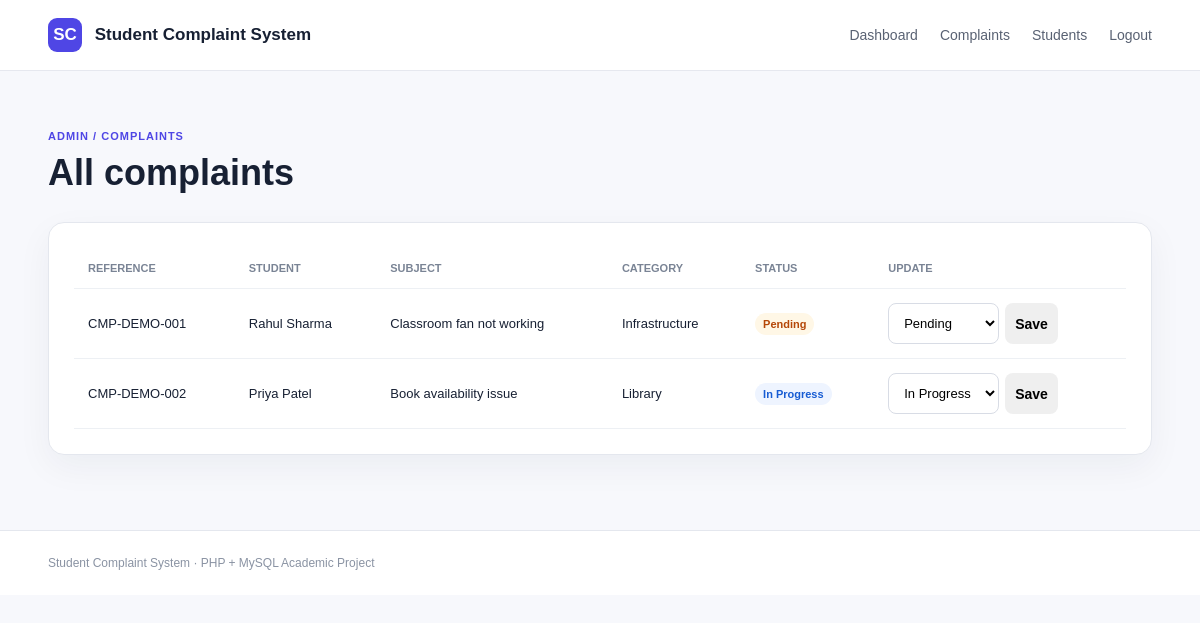
/admin/complaints.php (signed in), run on the app's committed database.
### tables this page shows
CREATE TABLE complaints (
    id INT AUTO_INCREMENT PRIMARY KEY,
    student_id INT NOT NULL,
    reference_no VARCHAR(40) NOT NULL UNIQUE,
    category VARCHAR(80) NOT NULL,
    subject VARCHAR(150) NOT NULL,
    description TEXT NOT NULL,
    status ENUM('Pending','In Progress','Resolved','Rejected') NOT NULL DEFAULT 'Pending',
    created_at TIMESTAMP DEFAULT CURRENT_TIMESTAMP,
    updated_at TIMESTAMP DEFAULT CURRENT_TIMESTAMP ON UPDATE CURRENT_TIMESTAMP,
    CONSTRAINT fk_complaint_student FOREIGN KEY (student_id) REFERENCES students(id) ON DELETE CASCADE
);

CREATE TABLE users (
    id INT AUTO_INCREMENT PRIMARY KEY,
    name VARCHAR(100) NOT NULL,
    email VARCHAR(150) NOT NULL UNIQUE,
    password VARCHAR(255) NOT NULL,
    role ENUM('admin','student') NOT NULL DEFAULT 'student',
    created_at TIMESTAMP DEFAULT CURRENT_TIMESTAMP
);

### includes/functions.php (called while the page is built, shortened)
<?php
function e($value) {
    return htmlspecialchars((string)$value, ENT_QUOTES, 'UTF-8');
}
function isLoggedIn() {
    return isset($_SESSION['user']);
}
function currentUser() {
    return $_SESSION['user'] ?? null;
}
function complaintStatusClass($status) {
    return strtolower(str_replace(' ', '-', $status));
}

### admin/complaints.php (the view, shortened to what this page needs)
<?php
require_once '../includes/config.php'; require_once '../includes/functions.php'; requireAdmin();
$stmt=$pdo->query("SELECT c.*,u.name AS student_name,u.email FROM complaints c JOIN students s ON s.id=c.student_id JOIN users u ON u.id=s.user_id ORDER BY c.created_at DESC");
$complaints=$stmt->fetchAll(); $pageTitle='Manage Complaints'; require_once '../includes/header.php';
?>
<main class="dashboard"><div class="container"><div class="page-head"><div><span class="eyebrow">ADMIN / COMPLAINTS</span><h1>All complaints</h1></div></div>
<div class="panel table-wrap"><table><thead><tr><th>Reference</th><th>Student</th><th>Subject</th><th>Category</th><th>Status</th><th>Update</th></tr></thead><tbody>
<?php foreach($complaints as $c): ?><tr><td><?=e($c['reference_no'])?></td><td><?=e($c['student_name'])?></td><td><?=e($c['subject'])?></td><td><?=e($c['category'])?></td><td><span class="status <?=e(complaintStatusClass($c['status']))?>"><?=e($c['status'])?></span></td><td><form method="post" class="inline-form"><input type="hidden" name="id" value="<?=$c['id']?>"><select name="status"><option <?= $c['status']==='Pending'?'selected':''?>>Pending</option><option <?= $c['status']==='In Progress'?'selected':''?>>In Progress</option><option <?= $c['status']==='Resolved'?'selected':''?>>Resolved</option><option <?= $c['status']==='Rejected'?'selected':''?>>Rejected</option></select><button class="btn btn-small" type="submit">Save</button></form></td></tr><?php endforeach; ?>
<?php if(!$complaints): ?><tr><td colspan="6" class="empty">No complaints found.</td></tr><?php endif; ?></tbody></table></div></div></main>
<?php require_once '../includes/footer.php'; ?>

### includes/header.php (shortened to what this page needs)
<!DOCTYPE html>
<html lang="en">
<head>
<link rel="stylesheet" href="<?= (strpos($_SERVER['PHP_SELF'], '/admin/') !== false || strpos($_SERVER['PHP_SELF'], '/student/') !== false) ? '../' : '' ?>assets/css/style.css">
</head>
<body>
<header class="topbar">
    <div class="container nav">
        <a class="brand" href="<?= (strpos($_SERVER['PHP_SELF'], '/admin/') !== false || strpos($_SERVER['PHP_SELF'], '/student/') !== false) ? '../' : '' ?>index.php"><span>SC</span> Student Complaint System</a>
        <nav>
            <?php if (isLoggedIn()): ?>
                <?php if (currentUser()['role'] === 'admin'): ?>
                    <a href="../admin/dashboard.php">Dashboard</a>
                    <a href="../admin/complaints.php">Complaints</a>
                    <a href="../admin/students.php">Students</a>
                <?php else: ?>
                    <a href="../student/dashboard.php">Dashboard</a>
                    <a href="../student/complaints.php">My Complaints</a>
                    <a href="../student/new-complaint.php">New Complaint</a>
                <?php endif; ?>
                <a href="<?= (strpos($_SERVER['PHP_SELF'], '/admin/') !== false || strpos($_SERVER['PHP_SELF'], '/student/') !== false) ? '../' : '' ?>logout.php">Logout</a>
            <?php endif; ?>
        </nav>
    </div>
</header>

### includes/footer.php (shortened to what this page needs)
<footer class="footer"><div class="container">Student Complaint System · PHP + MySQL Academic Project</div></footer>
</body>
</html>

### assets/css/style.css (style rules this page uses)
* { box-sizing:border-box }
body { margin:0;font-family:Arial,Helvetica,sans-serif;background:#f7f8fc;color:#172033 }
a { text-decoration:none;color:inherit }
.container { width:min(1120px,92%);margin:auto }
.topbar { background:#fff;border-bottom:1px solid #e6e8ef;position:sticky;top:0;z-index:10 }
.nav { min-height:70px;display:flex;align-items:center;justify-content:space-between;gap:20px }
.brand { font-weight:800;font-size:17px }
.brand span { display:inline-grid;place-items:center;background:#4f46e5;color:#fff;border-radius:9px;width:34px;height:34px;margin-right:8px }
.nav nav { display:flex;gap:22px;align-items:center;font-size:14px;color:#596273 }
.eyebrow { font-size:11px;font-weight:800;letter-spacing:1px;color:#4f46e5 }
.btn { display:inline-block;border:0;border-radius:8px;padding:11px 17px;font-weight:700;cursor:pointer;font-size:14px }
.btn-small { padding:7px 10px }
.hero-card,.panel,.auth-card,.feature { background:#fff;border:1px solid #e4e7ee;border-radius:16px;box-shadow:0 12px 35px rgba(20,30,50,.05) }
.footer { border-top:1px solid #e4e7ee;padding:25px 0;color:#8a93a3;font-size:12px;background:#fff }
input,select,textarea { font:inherit;border:1px solid #d8dce5;border-radius:8px;padding:11px;background:#fff;outline:none }
.dashboard { padding:55px 0 }
.page-head { display:flex;justify-content:space-between;align-items:end;gap:20px;margin-bottom:28px }
.page-head h1 { margin:8px 0 0;font-size:36px }
.panel { padding:25px;margin-bottom:20px }
.table-wrap { overflow:auto }
table { width:100%;border-collapse:collapse;min-width:720px }
th,td { text-align:left;padding:14px;border-bottom:1px solid #edf0f4;font-size:13px }
th { font-size:11px;text-transform:uppercase;color:#7a8495 }
.status { padding:5px 8px;border-radius:100px;font-size:11px;font-weight:700;background:#f2f4f7 }
.status.pending { background:#fff7e6;color:#b54708 }
.status.in-progress { background:#eef4ff;color:#175cd3 }
.inline-form { display:flex;gap:6px }

### data on the page
complaints: reference_no "CMP-DEMO-001", users.name "Rahul Sharma", subject "Classroom fan not working", category "Infrastructure", status "Pending"
complaints: reference_no "CMP-DEMO-002", users.name "Priya Patel", subject "Book availability issue", category "Library", status "In Progress"
